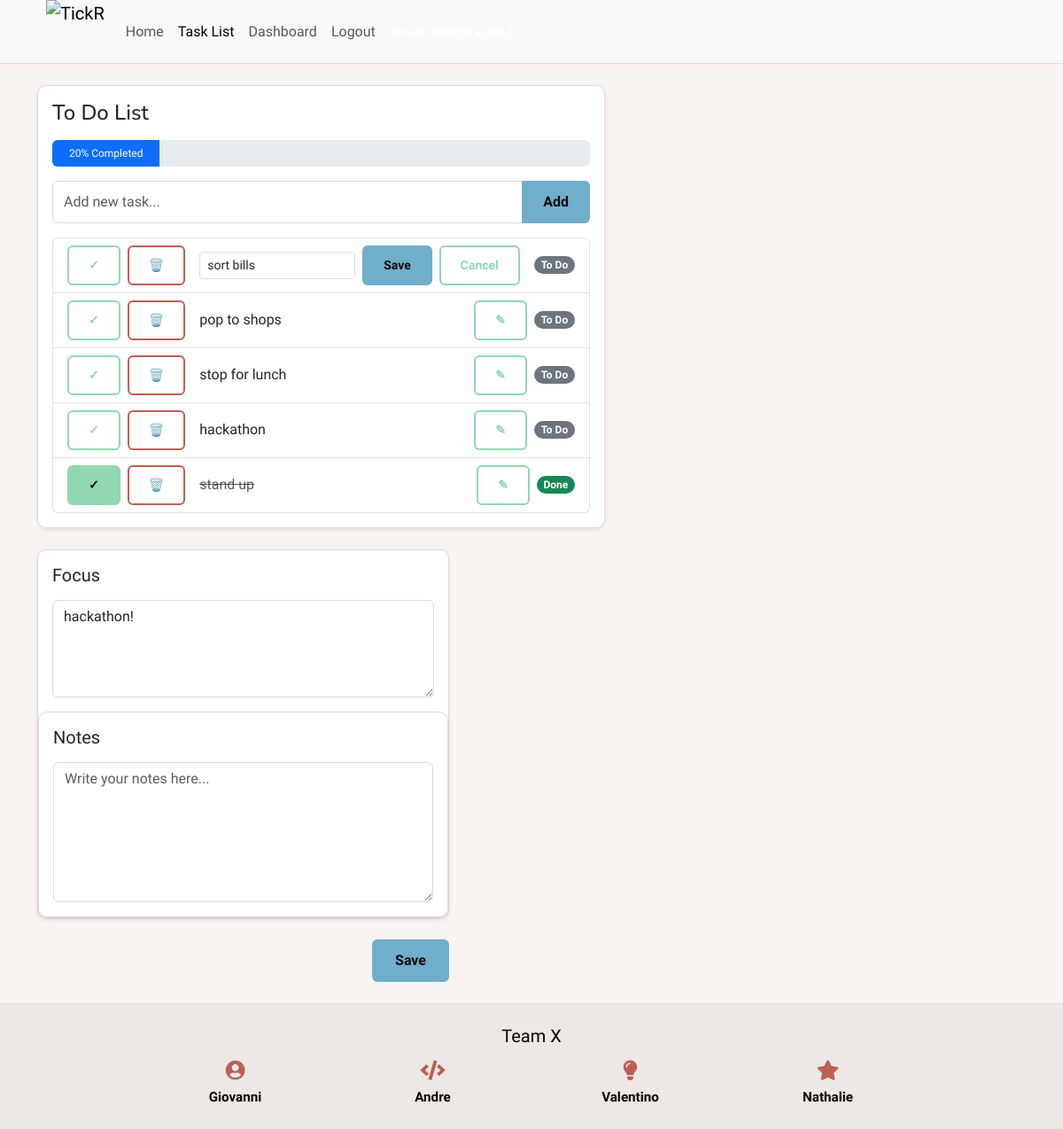
Screenshot of /todolist/?edit=10 (signed in) with the database file from the repository.
### doit_app/models.py (models this page shows, shortened)
class Task(models.Model):
	user = models.ForeignKey(
		settings.AUTH_USER_MODEL,
		on_delete=models.CASCADE,
		related_name="tasks",
		null=True,
		blank=True,
	)
	title = models.CharField(max_length=255)
	is_completed = models.BooleanField(default=False)
	due_date = models.DateField(blank=True, null=True)
	created_at = models.DateTimeField(auto_now_add=True)
	updated_at = models.DateTimeField(auto_now=True)
	class Meta:
		ordering = ["is_completed", "-created_at"]

class FocusItem(models.Model):
	user = models.ForeignKey(
		settings.AUTH_USER_MODEL,
		on_delete=models.CASCADE,
		related_name="focus_items",
		null=True,
		blank=True,
	)
	title = models.TextField()
	updated_at = models.DateTimeField(auto_now=True)

### doit_app/views.py (the view, shortened to what this page needs)
# urls.py: path('todolist/', doit_views.todolist, name='todolist'),
@login_required
def todolist(request):
    edit_task_id = None
    raw_edit_task_id = request.GET.get("edit")
    if raw_edit_task_id:
        try:
            parsed_edit_task_id = int(raw_edit_task_id)
        except (TypeError, ValueError):
            parsed_edit_task_id = None
        if parsed_edit_task_id and Task.objects.filter(id=parsed_edit_task_id, user=request.user).exists():
            edit_task_id = parsed_edit_task_id
    tasks = Task.objects.filter(user=request.user)
    focus_items = FocusItem.objects.filter(user=request.user)
    notes = Note.objects.filter(user=request.user)
    project_folders = ProjectFolder.objects.filter(user=request.user)
    total_tasks = tasks.count()
    completed_tasks = tasks.filter(is_completed=True).count()
    progress_percent = round((completed_tasks / total_tasks) * 100) if total_tasks else 0
    context = {
        "tasks": tasks,
        "focus_items": focus_items,
        "notes": notes,
        "project_folders": project_folders,
        "today": timezone.localdate().strftime("%Y-%m-%d"),
        "edit_task_id": edit_task_id,
        "total_tasks": total_tasks,
        "completed_tasks": completed_tasks,
        "progress_percent": progress_percent,
    }
    return render(request, "todolist.html", context)

### templates/todolist.html (shortened to what this page needs)
{% extends "base.html" %}
{% load static %}
{% block content %}
    <div class="container py-4">
        <div class="row">
            <div class="col-lg-7 mb-4">
                <div class="card shadow-sm h-100 tickr-panel">
                    <div class="card-body">
                        <h4 class="mb-3">To Do List</h4>
                        <div class="progress mb-3" style="height: 30px;">
                            <div id="todoProgressBar"
                                 class="progress-bar {% if progress_percent == 100 and total_tasks > 0 %}bg-success{% else %}bg-primary{% endif %}"
                                 role="progressbar"
                                 style="width: {{ progress_percent }}%"
                                 aria-valuenow="{{ progress_percent }}"
                                 aria-valuemin="0"
                                 aria-valuemax="100"
                                 data-progress="{{ progress_percent }}"
                                 data-total="{{ total_tasks }}">{{ progress_percent }}% Completed</div>
                        </div>
                        <form method="POST" class="mb-3">
                            <div class="input-group">
                                <input type="text"
                                       name="new_task"
                                       class="form-control tickr-input"
                                       placeholder="Add new task..."
                                       required>
                                <button class="btn tickr-btn-accent" type="submit" name="add_task">Add</button>
                            </div>
                        </form>
                        <ul class="list-group">
                            {% for task in tasks %}
                                <li class="list-group-item d-flex align-items-center justify-content-between">
                                    <div class="d-flex align-items-center gap-2">
                                        <form method="POST" class="d-inline">
                                            <button type="submit"
                                                    name="toggle_task"
                                                    value="{{ task.id }}"
                                                    class="btn btn-sm {% if task.is_completed %}tickr-btn-secondary{% else %}tickr-btn-outline-secondary{% endif %}">
                                                ✓
                                            </button>
                                        </form>
                                        <form method="POST" class="d-inline">
                                            <button type="submit"
                                                    name="delete_task"
                                                    value="{{ task.id }}"
                                                    class="btn btn-sm tickr-btn-outline-primary"
                                                    aria-label="Delete task"
                                                    title="Delete">🗑️</button>
                                        </form>
                                    </div>
                                    <div class="flex-grow-1 ms-3">
                                        {% if edit_task_id == task.id %}
                                            <form method="POST" class="d-flex align-items-center gap-2">
                                                <input type="text"
                                                       name="edited_task_title"
                                                       class="form-control form-control-sm tickr-input"
                                                       value="{{ task.title }}"
                                                       required>
                                                <button type="submit"
                                                        name="update_task"
                                                        value="{{ task.id }}"
                                                        class="btn btn-sm tickr-btn-accent"
                                                        aria-label="Save task"
                                                        title="Save">Save</button>
                                                <a href="{% url 'todolist' %}"
                                                   class="btn btn-sm tickr-btn-outline-secondary"
                                                   aria-label="Cancel edit"
                                                   title="Cancel">Cancel</a>
                                            </form>
                                        {% else %}
                                            <span class="{% if task.is_completed %}text-decoration-line-through text-muted{% endif %}">{{ task.title }}</span>
                                        {% endif %}
                                    </div>
                                    <div class="d-flex align-items-center gap-2 ms-3">
                                        {% if edit_task_id != task.id %}
                                            <a href="{% url 'todolist' %}?edit={{ task.id }}"
                                               class="btn btn-sm tickr-btn-outline-secondary"
                                               aria-label="Edit task"
                                               title="Edit">✎</a>
                                        {% endif %}
                                        <span class="badge {% if task.is_completed %}bg-success{% else %}bg-secondary{% endif %} rounded-pill">
                                            {% if task.is_completed %}
                                                Done
                                            {% else %}
                                                To Do
                                            {% endif %}
                                        </span>
                                    </div>
                                </li>
                            {% empty %}
                                <li class="list-group-item text-muted">No tasks yet</li>
                            {% endfor %}
                        </ul>
                    </div>
                </div>
            </div>
        </div>
        <div class="col-lg-5">
            <form method="POST" id="saveAllForm">
                <div class="card shadow-sm mb-4 tickr-panel">
                    <div class="card-body">
                        <h5 class="mb-3">Focus</h5>
                        <textarea name="focus_content"
                                  class="form-control tickr-input"
                                  rows="4"
                                  placeholder="What are you focusing on today?">{% for item in focus_items %}{{ item.title }}{% endfor %}</textarea>
                    </div>
                    <div class="card shadow-sm tickr-panel">
                        <div class="card-body">
                            <h5 class="mb-3">Notes</h5>
                            <textarea name="notes_content"
                                      class="form-control tickr-input"
                                      rows="6"
                                      placeholder="Write your notes here...">{% for note in notes %}{{ note.content }}{% endfor %}</textarea>
                        </div>
                    </div>
                </div>
                <div class="text-end mt-3">
                    <button type="button"
                            id="openSaveListModal"
                            class="btn tickr-btn-accent px-4"
                            data-bs-toggle="modal"
                            data-bs-target="#saveListModal">
                        Save
                    </button>
                </div>
            </form>
        </div>
    </div>
{% endblock %}

### static/css/style.css (style rules this page uses)
:root { --text: #090403; --background: #f9f3f1; --primary: #be5f54; --secondary: #91d7b2; --accent: #71aecb; --brand-logo-height: 72px; }
h1, h2, h3, h4 { font-family: "Nunito", sans-serif; font-style: normal; }
* { margin: 0; padding: 0; box-sizing: border-box; }
body { font-family: "Work Sans", sans-serif; font-style: normal; background-color: var(--background); color: var(--text); }
a { text-decoration: none; color: inherit; }
.btn { padding: 10px 22px; border-radius: 6px; font-weight: 600; cursor: pointer; border: none; font-family: "Work Sans", sans-serif; }
.tickr-panel { background-color: #ffffff; border: 1px solid #e0d9d7; border-radius: 10px; }
.tickr-input { border: 1px solid #e0d9d7; }
.tickr-btn-outline-primary { background-color: transparent; color: var(--primary); border: 2px solid var(--primary); }
.tickr-btn-secondary { background-color: var(--secondary); color: #0a0a0a; border: 2px solid var(--secondary); }
.tickr-btn-outline-secondary { background-color: transparent; color: var(--secondary); border: 2px solid var(--secondary); }
.tickr-btn-accent { background-color: var(--accent); color: #0a0a0a; border: 2px solid var(--accent); }

### rows the page displays
Task: {{ task.id }} 10 (drawn), edited_task_title "sort bills", is_completed "To Do"
Task: {{ task.id }} 9 (drawn), title "pop to shops", is_completed "To Do"
Task: {{ task.id }} 8 (drawn), title "stop for lunch", is_completed "To Do"
Task: {{ task.id }} 7 (drawn), title "hackathon", is_completed "To Do"
Task: {{ task.id }} 6 (drawn), title "stand up", is_completed "Done"
FocusItem: focus_content "hackathon!"

### other values shown
{{ progress_percent }} "20"
